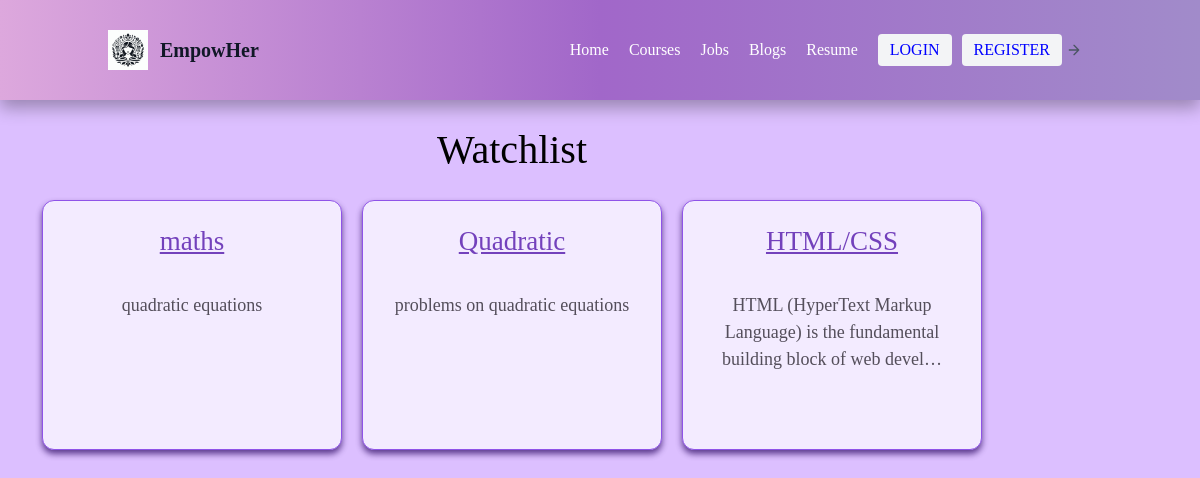
The app's page /watchlist/ (signed in), older data.
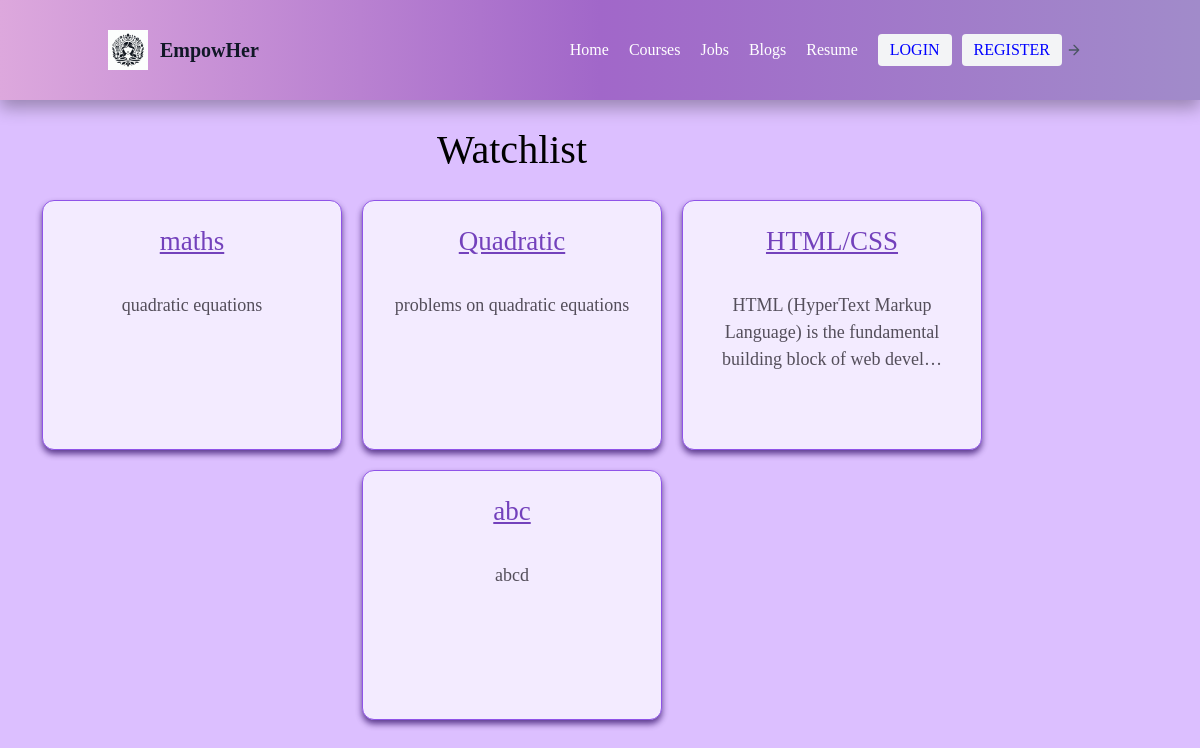
The same page, newer data.
### nav/models.py (models this page shows, shortened)
class Watchlist(models.Model):
  user=models.ForeignKey(User,on_delete=models.CASCADE, related_name="user_watchlist") #Creates a foreignkey relationship between the WatchList Model and the User model
  course=models.ForeignKey(Course,on_delete=models.CASCADE ,related_name='course_watchlist')

class Course(models.Model):
  title =models.CharField(max_length=100 , verbose_name="Title")
  description = models.TextField(verbose_name="Description")
  video_link=models.CharField(max_length=11, verbose_name="Video Link")
  created_at=models.DateTimeField(auto_now_add=True)

### nav/views.py (the view)
# urls.py: path('watchlist/', views.watchlist, name='watchlist'),
@login_required
def watchlist(request):
  watchlist_courses=Watchlist.objects.filter(user=request.user)
  return render(request, 'nav/watchlist.html', {'watchlist_courses': watchlist_courses})

### nav/templates/nav/watchlist.html (shortened to what this page needs)
{% load static %}
<!DOCTYPE html>
<html>
<head>
    <script src="https://cdn.tailwindcss.com"></script>
    <link rel="stylesheet" href="{% static 'nav/images/common.css' %}">
</head>
<body>
  <header class="text-gray-600 body-font">
    <div class="container mx-auto flex flex-wrap p-5 flex-col md:flex-row items-center">
      <a class="flex title-font font-medium items-center text-gray-900 mb-4 md:mb-0">
        <img src="{% static 'nav/images/Designer.png'%}" style=" height:40px ; width:40px;">
        <span class="ml-3 text-xl">EmpowHer</span>
      </a>
      <nav class="md:ml-auto flex flex-wrap items-center text-base justify-center">
        <a class="mr-5 hover:text-gray-900">Home</a>
        <a class="mr-5 hover:text-gray-900" href="{% url 'course_list' %}">Courses</a>
        <a class="mr-5 hover:text-gray-900" href="{% url 'job_list' %}">Jobs</a>
        <a class="mr-5 hover:text-gray-900" href="{% url 'blog_list' %}">Blogs</a>
        <a class="mr-5 hover:text-gray-900" href="{% url 'upload_file' %}">Resume</a>
      </nav>
      <a href="{% url 'login_view' %}" class="inline-flex items-center bg-gray-100 border-0 py-1 px-3 focus:outline-none hover:bg-gray-200 rounded text-base mt-4 md:mt-0" style="margin-right:10px; color:blue">LOGIN</a>
      <a href="{% url 'register' %}" class="inline-flex items-center bg-gray-100 border-0 py-1 px-3 focus:outline-none hover:bg-gray-200 rounded text-base mt-4 md:mt-0" style="color:blue">REGISTER</a>
        <svg fill="none" stroke="currentColor" stroke-linecap="round" stroke-linejoin="round" stroke-width="2" class="w-4 h-4 ml-1" viewBox="0 0 24 24">
          <path d="M5 12h14M12 5l7 7-7 7"></path>
        </svg>
    </div>
  </header>
    <div class="container">
        <div class="header">
            <h1>Watchlist</h1>
        </div>
        <div class="card-container">
            {% for watchlist_item in watchlist_courses %}
                <div class="card-wrapper">
                    <div class="card">
                        <div class="card-content">
                            <div class="card-title">
                                <a href="{% url 'course_detail' watchlist_item.course.id %}">{{ watchlist_item.course.title }}</a>
                            </div>
                            <div class="card-excerpt">
                                {{ watchlist_item.course.description|truncatechars:80 }}
                            </div>
                        </div>
                    </div>
                </div>
            {% empty %}
                <p>No courses in your watchlist.</p>
            {% endfor %}
        </div>
    </div>
</body>
</html>

Row changes from the older to the newer data that the page shows:
added Watchlist: course "abc", course.description "abcd"
